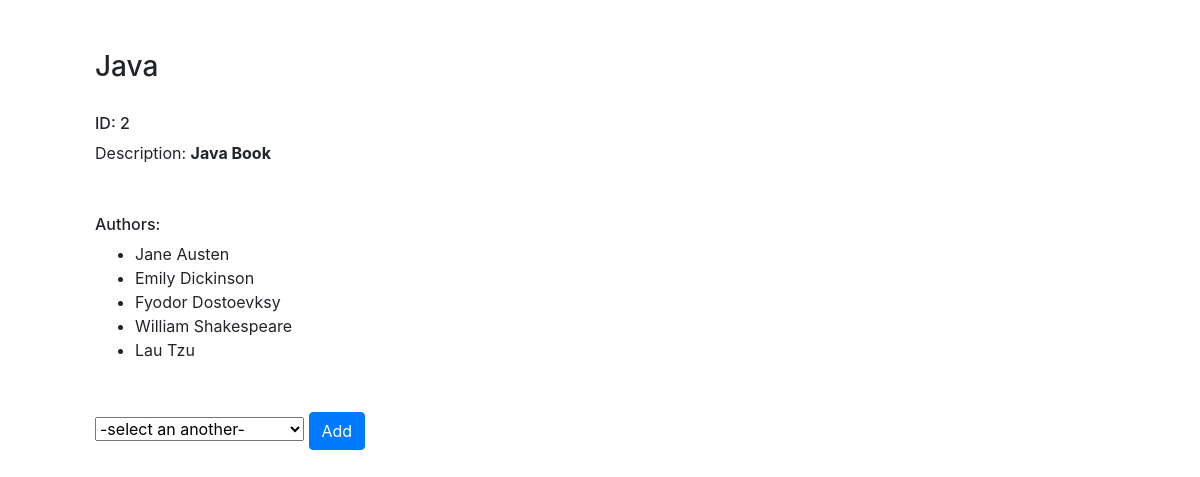
The page /books/2 on the database its author committed.
### book_store_app/models.py (models this page shows)
class Books(models.Model):
    title = models.CharField(max_length=255)
    desc = models.TextField()
    created_at = models.DateTimeField(auto_now_add=True)
    updated_at = models.DateTimeField(auto_now=True)

class Authors(models.Model):
    first_name = models.CharField(max_length=45)
    last_name = models.CharField(max_length=45)
    ceated_at = models.DateTimeField(auto_now_add=True)
    updated_at = models.DateTimeField(auto_now=True)
    book = models.ManyToManyField(Books, related_name='author')
    notes = models.TextField(null = True)

### book_store_app/views.py (the view)
# urls.py: path('books/<int:id>', views.bookindex),
def bookindex(request, id):
    context = {
        'book': Books.objects.get(id=id),
        'author': Authors.objects.filter(book=id),
        'another': Authors.objects.exclude(book=id)
    }
    request.session['bookind'] = id
    return render(request, 'bookindex.html', context)

### book_store_app/templates/bookindex.html (shortened to what this page needs)
<!DOCTYPE html>
<html lang="en">
<head>
    {% load static %}
    <link rel="stylesheet" href="{% static 'css/style.css' %}">
    <link rel="stylesheet" href="https://stackpath.bootstrapcdn.com/bootstrap/4.4.1/css/bootstrap.min.css">
</head>
<body>
    <div class="container">
        <div class="bookinfo">
            <h3>{{book.title}}</h3>
            <h6>ID: {{book.id}}</h6>
            <p>Description: <span>{{book.desc}}</span></p>
        </div>
        <div class="authorinfo">
            <h6>Authors:</h6>
            <ul>
                {% for val in author %}
                    <li>{{val.first_name}} {{val.last_name}}</li>
                {% endfor %}
            </ul>
        </div>
        <div class="form1">
            <form action="/addmoreauthor" method="POST">
                <select name="nameauthor">
                    <option value="none">-select an another-</option>
                </select>
                <button type="submit" class="btn btn-primary">Add</button>
            </form>
        </div>
    </div>
</body>
</html>

### book_store_app/static/css/style.css (style rules this page uses)
.bookinfo { margin: 50px; }
.bookinfo h3 { margin-bottom: 30px; }
.authorinfo { margin: 50px; }
span { font-weight: bolder; }
.form1 { margin-left: 50px; }

### rows shown on the page
Books: title "Java", id "2", desc "Java Book"
Authors: first_name "Jane", last_name "Austen"
Authors: first_name "Emily", last_name "Dickinson"
Authors: first_name "Fyodor", last_name "Dostoevksy"
Authors: first_name "William", last_name "Shakespeare"
Authors: first_name "Lau", last_name "Tzu"
